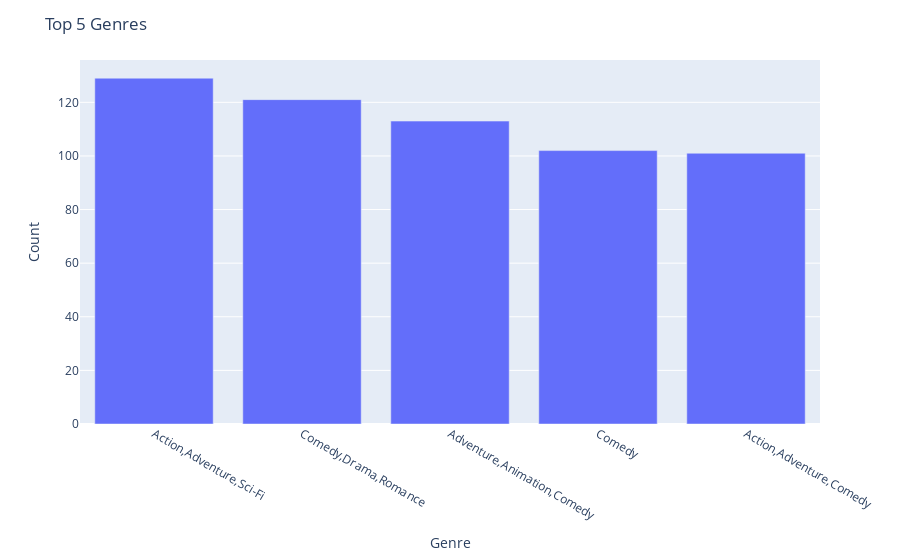

Notebook source saved alongside this figure:
### Code cell
fig = px.bar(x=top_5_genre.index, y=top_5_genre.values)
fig.update_layout(title='Top 5 Genres', xaxis_title='Genre', yaxis_title='Count')
fig.show()

### Figure 1 — Plotly figure (JSON) as saved in the notebook; plotly's stock layout.template omitted (floating-point values rounded to 4 significant figures)
{"data": [{"alignmentgroup": "True", "hovertemplate": "x=%{x}<br>y=%{y}<extra></extra>", "legendgroup": "", "marker": {"color": "#636efa", "pattern": {"shape": ""}}, "name": "", "offsetgroup": "", "orientation": "v", "showlegend": false, "textposition": "auto", "type": "bar", "x": ["Action,Adventure,Sci-Fi", "Comedy,Drama,Romance", "Adventure,Animation,Comedy", "Comedy", "Action,Adventure,Comedy"], "xaxis": "x", "y": [129, 121, 113, 102, 101], "yaxis": "y"}], "layout": {"barmode": "relative", "legend": {"tracegroupgap": 0}, "margin": {"t": 60}, "title": {"text": "Top 5 Genres"}, "xaxis": {"anchor": "y", "domain": [0, 1], "title": {"text": "Genre"}}, "yaxis": {"anchor": "x", "domain": [0, 1], "title": {"text": "Count"}}}}
